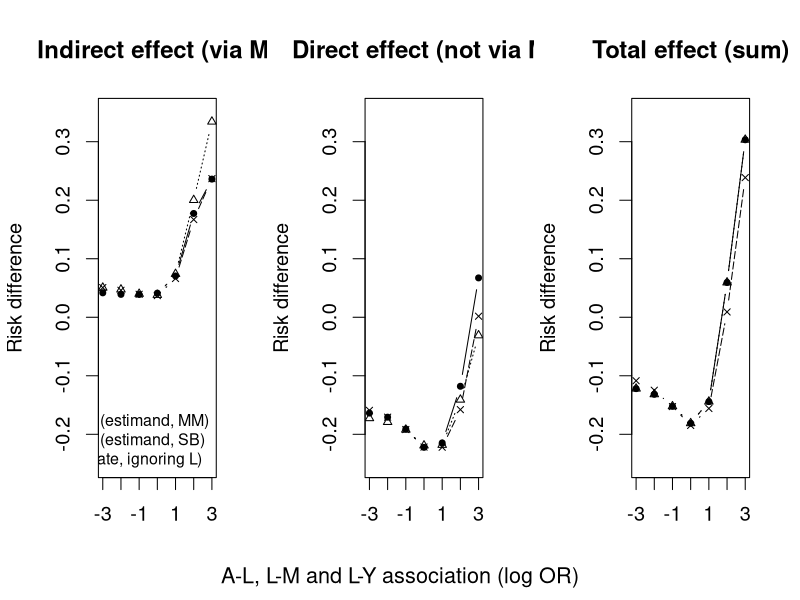

The R source for this figure:
#################################################################################
#  compare_mediation_effects.R                                                  # 
#                                                                               #
#  Simulation code for                                                          #
# "Understanding interventional effects: a more natural approach to mediation   #
#  analysis?"                                                                   #
#                                                                               #
#  Margarita Moreno-Betancur, 12 January 2017                                   #
#                                                                               #
#################################################################################

library(boot)


### Set parameters

set.seed(14187)
n<-1000000
pp0<-0.2  #(Prevalence of M if A=0 and L=0)=(Prevalence of L if A=0)=(Prevalence of Y if A=L=M=0)
pp1<-0.3  #Prevalence of M if A=1 and L=0


tot<-data.frame()
ind<-data.frame()
dir<-data.frame()

pL<-NULL
pM<-NULL
pout<-NULL
rem<-NULL

 for(beta in seq(-3,3,1))
 {

te<-vector()
ie<-vector()
de<-vector()

### Simulate trial arm (G), exposure (A), first mediator (L), second mediator (M) and outcome (Y)
### according to characteristics of each arm in Table 1 of main text.

G<-apply(rmultinom(n,1,prob=rep(1/7,7))==1,2,which)
A<-ifelse(G==1|G==7,0,1)
L<-rbinom(n,1,inv.logit(logit(pp0)+beta*(!G%in%c(1,3,4,7)))) 
M<-rbinom(n,1,ifelse(G%in%c(1,3),inv.logit(logit(pp0)+beta*L),
              ifelse(G%in%c(4,5,7), inv.logit(logit(pp0)+beta)*pp0+pp0*(1-pp0),
              ifelse(G%in%c(2),inv.logit(logit(pp1)+beta*L),
                                 inv.logit(logit(pp1)+beta)*inv.logit(logit(pp0)+beta)+
                                 inv.logit(logit(pp1))*(1-inv.logit(logit(pp0)+beta))))))
                     
Y<-rbinom(n,1,inv.logit(logit(pp0)-2*A+3*M+beta*L))


### Calculate probabilities of mediators and outcome for each arm

pL<-cbind(pL,(table(G,L)/cbind(table(G),table(G)))[,2])
pM<-cbind(pM,(table(G,M)/cbind(table(G),table(G)))[,2])
pr<-(table(G,Y)/cbind(table(G),table(G)))[,2]
pout<-cbind(pout,pr)

### Calculate/estimate effects

# Calculate total causal effect
TCE<-pr[2]-pr[1]

# Calculate MM interventional effects 
IDE<-pr[3]-pr[1]
IIEL<-pr[5]-pr[4]
IIEM<-pr[6]-pr[5]
REM<-(pr[2]-pr[6])-(pr[3]-pr[4]) 

te<-c(te,sum(IDE,IIEL,IIEM,REM))
de<-c(de,IDE+IIEL)
ie<-c(ie,IIEM+REM)
rem<-c(rem,REM)

# Calculate SB interventional effects
IDE_S<-pr[5]-pr[7]
IIE_S<-pr[6]-pr[5]
te<-c(te,sum(IDE_S,IIE_S))
de<-c(de,IDE_S)
ie<-c(ie,IIE_S)

# Estimate natural effects with g-computation (ignoring L)

  # fit outcome and mediator models based on data from 
fit<-glm(Y~A+M,family=binomial, data=data.frame(Y,A,M)[G%in%c(1,2),])
fit1<-glm(M~A,family=binomial, data=data.frame(A,M)[G%in%c(1,2),])

NDE<-    (predict(fit,newdata=data.frame(A=1,M=1),type="response")-
          predict(fit,newdata=data.frame(A=0,M=1),type="response"))*
          predict(fit1,newdata=data.frame(A=0),type="response")+
          (predict(fit,newdata=data.frame(A=1,M=0),type="response")-
          predict(fit,newdata=data.frame(A=0,M=0),type="response"))*
          (1-predict(fit1,newdata=data.frame(A=0),type="response"))

NIE<-    (predict(fit,newdata=data.frame(A=1,M=1),type="response")*
         (predict(fit1,newdata=data.frame(A=1),type="response")-
          predict(fit1,newdata=data.frame(A=0),type="response")))+
       (predict(fit,newdata=data.frame(A=1,M=0),type="response")*
       ((1-predict(fit1,newdata=data.frame(A=1),type="response"))-
        (1-predict(fit1,newdata=data.frame(A=0),type="response"))))

  # # Equivalent:
  #  library(mediation)
  #  med<-mediate(model.m=fit1, model.y=fit, treat = "A", mediator = "M")

te<-c(te,sum(NDE,NIE))
de<-c(de,NDE)
ie<-c(ie,NIE)

tot<-rbind(tot,te)
ind<-rbind(ind,ie)
dir<-rbind(dir,de)
 }

### Plot Figure Supp1

png("FigureSupp1.png",width=1000,height=400)
yran<-c(-0.25,0.35)
par(mfrow=c(1,3),cex=1.2)
plot(seq(-3,3),ind[,1],type="b",lty=1,main="Indirect effect (via M)",ylim=yran,ylab="Risk difference",
     xlab="",pch=20)#A-L, L-M and L-Y association (log OR)")
lines(seq(-3,3),ind[,2],type="b",lty=5,pch=4,cex=.7)
lines(seq(-3,3),ind[,3],type="b",lty=3,pch=2,cex=.7)

legend("bottomright",legend=c("Interventional (estimand, MM)",
                              "Interventional (estimand, SB)",
                              "Natural (estimate, ignoring L)"),
       lty=c(1,5,3),bty="n",cex=0.8,pch=c(20,4,2),pt.cex=c(1,.7,.7))

plot(seq(-3,3),dir[,1],type="b",lty=1,main="Direct effect (not via M)",ylim=yran,ylab="Risk difference",
     xlab="",pch=20)
lines(seq(-3,3),dir[,2],type="b",lty=5,pch=4,cex=.7)
lines(seq(-3,3),dir[,3],type="b",lty=3,pch=2,cex=.7)



plot(seq(-3,3),tot[,1],type="b",lty=1,main="Total effect (sum)",ylim=yran,ylab="Risk difference",
     xlab="",pch=20)
lines(seq(-3,3),tot[,2],type="b",lty=5,pch=4,cex=.7)
lines(seq(-3,3),tot[,3],type="b",lty=3,pch=2,cex=.7)

mtext("A-L, L-M and L-Y association (log OR)",side=1,outer=T,line=-1.5,cex=1.3)

dev.off()

### Create Table Supp1

res<-apply(pL,1,function(x)return(ifelse(round(range(x)[1],2)==round(range(x)[2],2),
                                    round(range(x)[1],2),paste(format(round(range(x),2),trim=T),collapse="-"))))

res<-cbind(res,apply(pM,1,function(x)return(ifelse(round(range(x)[1],2)==round(range(x)[2],2),
                                            round(range(x)[1],2),paste(format(round(range(x),2),trim=T),collapse="-")))))

res<-cbind(res,apply(pout,1,function(x)return(ifelse(round(range(x)[1],2)==round(range(x)[2],2),
                                            round(range(x)[1],2),paste(format(round(range(x),2),trim=T),collapse="-")))))
                      

write.csv(res,"TableSupp1.csv")

### Check values of remainder

range(rem)